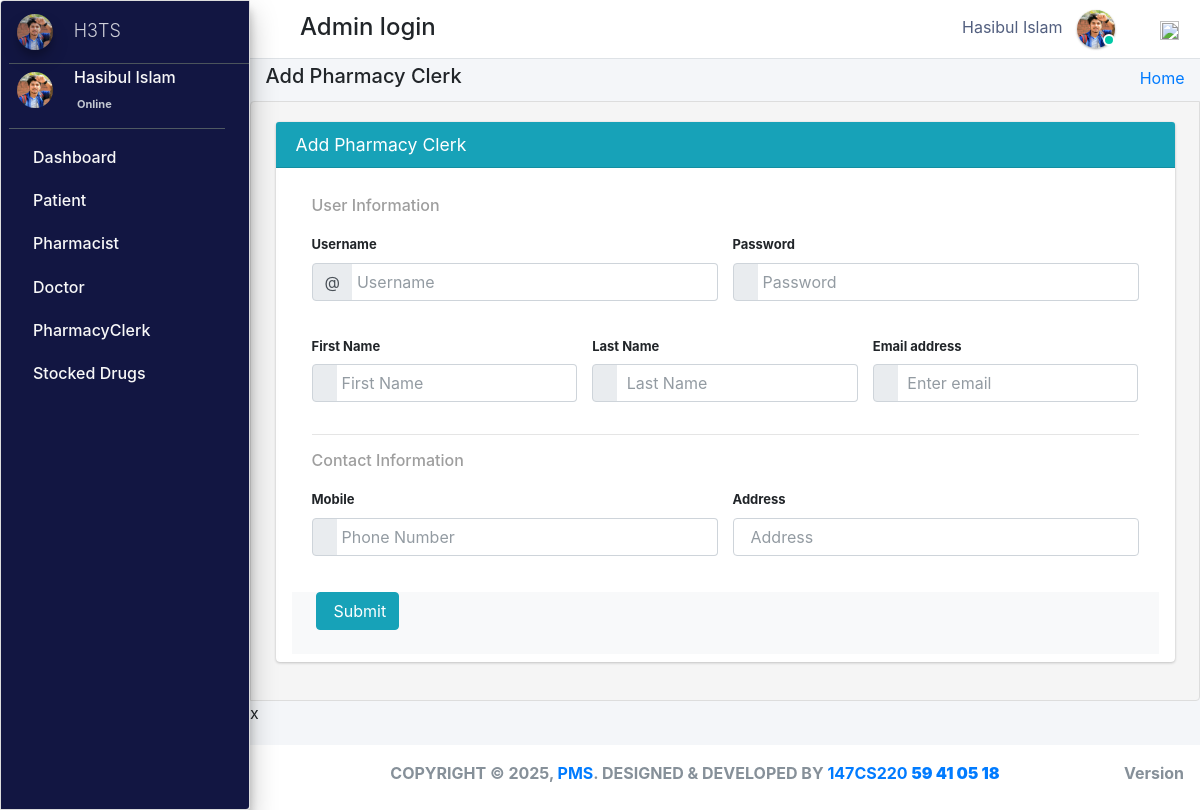
The app's page /admin_user/add_pharmacyClerk/ (signed in) with its own data.
### pharmacy/models.py (models this page shows, shortened)
class CustomUser(AbstractUser):
    groups = models.ManyToManyField(
        'auth.Group',
        related_name='customuser_groups',  # Updated related_name to avoid clash
        blank=True,
        help_text='The groups this user belongs to. A user will get all permissions granted to each of their groups.',
        verbose_name='groups'
    )
    user_permissions = models.ManyToManyField(
        'auth.Permission',
        related_name='customuser_user_permissions',  # Updated related_name to avoid clash
        blank=True,
        help_text='Specific permissions for this user.',
        verbose_name='user permissions'
    )
    user_type_data = ((1, "AdminHOD"), (2, "Pharmacist"), (3, "Doctor"), (4, "PharmacyClerk"),(5, "Patients"))
    user_type = models.CharField(default=1, choices=user_type_data, max_length=10)

class AdminHOD(models.Model):
    gender_category=(
        ('Male','Male'),
        ('Female','Female'),
    )
    admin = models.OneToOneField(CustomUser,null=True, on_delete = models.CASCADE)
    emp_no= models.CharField(max_length=100,null=True,blank=True)
    gender=models.CharField(max_length=100,null=True,choices=gender_category)
    mobile=models.CharField(max_length=10,null=True,blank=True)
    address=models.CharField(max_length=300,null=True,blank=True)
    profile_pic=models.ImageField(default="admin.png",null=True,blank=True)
    created_at = models.DateTimeField(auto_now_add=True)
    updated_at = models.DateTimeField(auto_now=True)
    date_employed=models.DateTimeField(auto_now_add=True, auto_now=False)
    objects = models.Manager()

### pharmacy/HODViews.py (the view, shortened to what this page needs)
# urls.py: path('admin_user/add_pharmacyClerk/',HODViews.createPharmacyClerk,name='add_pharmacyClerk'),
def createPharmacyClerk(request):
    context = {
    "title":"Add Pharmacy Clerk"
}
    return render(request,'hod_templates/add_pharmacyClerk.html',context)

### pharmacy/LoginCheckMiddleWare.py (called while the page is built, shortened)
    def process_view(self, request, view_func, view_args, view_kwargs):
        modulename = view_func.__module__
        user = request.user
        if user.is_authenticated:
            if user.user_type == "1":
                if modulename == "pharmacy.HODViews":
                    pass
                elif modulename == "":
                    pass
                elif modulename == "pharmacy.views" or modulename == "django.views.static":
                    pass
                else:
                    pass
            else:
                return redirect("login")

### pharmacy/templates/hod_templates/add_pharmacyClerk.html (shortened to what this page needs)
{% extends 'hod_templates/base_template.html'%} {% block page_title %}
<h5>{{title}}</h5>
{% endblock page_title %} {% block main_content %}
<section class="content">
    <div class="row">
        <div class="col-md-12 px-4">
            <div class="card card-info">
                <div class="card-header ">
                    <h3 class="card-title ">{{title}}</h3>
                </div>
                <form method="POST" style="font-size:13px;" class='px-3 py-2'>
                    <div class="card-body deco">
                        <h5>User Information</h5>
                        <div class="row">
                            <div class="col-md-6">
                                <div class="form-group">
                                    <label>Username</label>
                                    <div class="input-group">
                                        <span class="input-group-prepend">
								<span class="input-group-text">@</span>
                                        </span>
                                        <input type="text" class="form-control" name="username" placeholder="Username" id="id_username">
                                    </div>
                                </div>
                            </div>
                            <div class="col-md-6">
                                <div class="form-group">
                                    <label>Password</label>
                                    <div class="input-group">
                                        <span class="input-group-prepend">
								<span class="input-group-text">
								</span>
                                        </span>
                                        <input type="password" class="form-control" name="password" placeholder="Password">
                                    </div>
                                </div>
                            </div>
                        </div>
                        <div class="row">
                            <div class="col-md-4">
                                <div class="form-group">
                                    <label>First Name</label>
                                    <div class="input-group">
                                        <span class="input-group-prepend">
								<span class="input-group-text">
								</span>
                                        </span>
                                        <input type="text" class="form-control" name="first_name" placeholder="First Name">
                                    </div>
                                </div>
                            </div>
                            <div class="col-md-4">
                                <div class="form-group">
                                    <label>Last Name</label>
                                    <div class="input-group">
                                        <span class="input-group-prepend">
								<span class="input-group-text">
								</span>
                                        </span>
                                        <input type="text" class="form-control" name="last_name" placeholder=" Last Name">
                                    </div>
                                </div>
                            </div>
                            <div class="col-md-4">
                                <div class="form-group">
                                    <label>Email address</label>
                                    <div class="input-group">
                                        <span class="input-group-prepend">
								<span class="input-group-text">
								</span>
                                        </span>
                                        <input type="email" class="form-control" name="email" placeholder=" Enter email" id="id_email">
                                    </div>
                                </div>
                            </div>
                        </div>
                        <hr>
                        <h5>Contact Information</h5>
                        <div class="row">
                            <div class="col-md-6">
                                <div class="form-group">
                                    <label>Mobile</label>
                                    <div class="input-group">
                                        <span class="input-group-prepend">
								<span class="input-group-text">
								</span>
                                        </span>
                                        <input type="text" class="form-control" name="mobile" placeholder="Phone Number">
                                    </div>
                                </div>
                            </div>
                            <div class="col-md-6">
                                <div class="form-group">
                                    <label>Address</label>
                                    <input type="text" class="form-control" name="address" placeholder="Address">
                                </div>
                            </div>
                        </div>
                    </div>
                    <div class="bg-light">
                        <input type="button" class="btn btn-info ml-4 mb-4" data-toggle="modal" data-target=".bd-example-modal-sm" value="Submit">
                </form>
                </div>
            </div>
        </div>
</section>
x{% endblock main_content %}

### pharmacy/templates/hod_templates/base_template.html (shortened to what this page needs)
{% extends 'base_file.html' %} {% block htm %}
<body class="hold-transition sidebar-mini layout-fixed">
    <div class="wrapper">
        <nav class="main-header navbar navbar-expand navbar-white navbar-light">
            <ul class="navbar-nav">
                <li class="nav-item">
                    <a class="nav-link" data-widget="pushmenu" href="#" role="button"></a>
                </li>
            </ul>
            <h4 style="margin-left: 10px; margin-top: 5px;">Admin login </h4>
            <ul class="navbar-nav ml-auto">
                <li class="mx-3">
                    <a href="#" class="sm-submenu-with-image a">
                        <span>{{user.first_name}}  {{user.last_name}}</span>
                        <img src="{{request.user.adminhod.profile_pic.url}}" class="img-circle elevation-1" width="38" height="38" alt="">
                        <span class="avatar-status avatar-sm-status avatar-status-success"></span>
                    </a>
                </li>
                <li class="nav-item dropdown ml-3 low">
                    <a href="#" class="btn btn-outlined btn-black text-muted bg-transparent " data-toggle="dropdown" aria-expanded="false" data-wow-delay="0.7s"><img src="https://img.icons8.com/ios/50/000000/settings.png" width="19" height="19">
                    </a>
                </li>
            </ul>
        </nav>
        {% include 'hod_templates/sidebar.html'%}
        <div class="content-wrapper">
            <div class="content-header">
                <div class="container-fluid">
                    <div class="row ">
                        <div class="col-sm-6">
                            <h1 class="m-0 text-dark">
                                {% block page_title %} {% endblock page_title %}
                            </h1>
                        </div>
                        <div class="col-sm-6 ">
                            <ol class="breadcrumb float-sm-right">
                                <li class="breadcrumb-item"><a href="">Home</a></li>
                            </ol>
                        </div>
                    </div>
                </div>
            </div>
            {% block main_content %} {% endblock main_content %}
        </div>
        {% include 'hod_templates/footer.html'%}
    </div>
    {% endblock htm %}

### pharmacy/templates/hod_templates/sidebar.html (shortened to what this page needs)
<aside class="main-sidebar sidebar-dark-primary elevation-4">
    <a href="" class="brand-link ml-2">
        <img src="{{request.user.adminhod.profile_pic.url}}" alt="" width="36" height="36" class=" img-circle elevation-3" style="opacity: .8">
        <span class="brand-text font-weight-light mt-1 ml-3 mmust">H3TS</span>
    </a>
    <div class="sidebar">
        <div class="user-panel mr-3">
            <div class="pull-left image sm-submenu-with-image a ml-2 ">
                <img src="{{request.user.adminhod.profile_pic.url}}" class="img-circle mt-2" width="36" height="36" alt="User Image">
            </div>
            <div class="pull-left info">
                <p>{{user.first_name}} {{user.last_name}}</p>
                <a href="#"> Online</a>
            </div>
        </div>
        <nav class="mt-2">
            <ul class="nav nav-pills nav-sidebar flex-column" data-widget="treeview" role="menu" data-accordion="false">
                <li class="nav-item">
                    <a href="{% url  'admin_dashboard' %}" class="nav-link">
                        <p>
                            Dashboard
                        </p>
                    </a>
                </li>
                <li class="nav-item">
                    <a href="#" class="nav-link">
                        <p>
                            Patient
                        </p>
                    </a>
                </li>
                <li class="nav-item">
                    <a href="#" class="nav-link">
                        <p>
                            Pharmacist
                        </p>
                    </a>
                </li>
                <li class="nav-item">
                    <a href="#" class="nav-link">
                        <p>
                            Doctor
                        </p>
                    </a>
                </li>
                <li class="nav-item">
                    <a href="#" class="nav-link">
                        <p>
                            PharmacyClerk
                        </p>
                    </a>
                </li>
                <li class="nav-item">
                    <a href="#" class="nav-link">
                        <p>
                            Stocked Drugs
                        </p>
                    </a>
                </li>
            </ul>
        </nav>
    </div>
</aside>

### static/css/main.css (style rules this page uses)
html { font-family: sans-serif; line-height: 1.15; -webkit-text-size-adjust: 100%; -webkit-tap-highlight-color: transparent; }
body { overflow-y: hidden; overflow-x: hidden; font-family: -apple-system, BlinkMacSystemFont, "Segoe UI", Roboto, "Helvetica Neue", Arial, "Noto Sans", sans-serif, "Apple Color Emoji", "Segoe UI Emoji", "Segoe UI Symbol", "Noto Color Emoji" !important; }
.content { background-color: #f5f5f5; border: 1px solid #dddddd; border-radius: 4px 0px 4px 0px; left: -1px; padding: 10px 7px 5px; }
.main-sidebar { background: #ffffff; border: 1px solid #dddddd; border-radius: 4px 0px 4px 0px; font-weight: bold; }
.content { height: 75vh; overflow-y: scroll; overflow-x: hidden; }
.content .row { margin-top: 20px !important; }
.main-sidebar { background-color: #121642 !important; color: white !important; }
.main-sidebar p { color: #f8f8f8 !important; font-weight: 500 !important }
.avatar-status { position: absolute; bottom: 12px; right: 75.4px; display: -ms-inline-flexbox; display: inline-flex; -ms-flex-negative: 0; flex-shrink: 0; -ms-flex-pack: center; justify-content: center; -ms-flex-align: center; align-items: center; white-space: nowrap; text-align: center; vertical-align: baseline; font-weight: 600; border: .125rem solid #fff; width: 12px; height: 12px; line-height: 1; font-size: .71094rem; border-radius: 50%; }
.avatar-status-success { color: #fff; background-color: #00c9a7; }
.pull-left { float: left; }
.pull-left { float: left!important; }
.user-panel>.info { padding: 5px 5px 5px 15px; line-height: 1; position: absolute; left: 55px; }
.user-panel>.info>p { font-weight: 600; margin-bottom: 9px; }
p { margin: 0 0 10px; }
.user-panel { padding-bottom: 20px; }
.user-panel:after { clear: both; }
.user-panel:before, .user-panel:after { content: " "; display: table; }
.user-panel>.info>a { text-decoration: none; padding-right: 5px; margin-top: 3px; font-size: 11px; overflow: hidden; white-space: nowrap; }
.mmust { overflow: hidden; white-space: nowrap; font-size: 18px; }
.mb-4, .my-4 { margin-bottom: 1rem !important; }
.container-fluid { width: 100%; padding-right: 15px; padding-left: 15px; margin-right: auto; margin-left: auto; }
.row { display: flex; flex-wrap: wrap; margin-right: -15px; margin-left: -15px; }
.pl-4, .px-4 { padding-left: 1rem !important; }
.pr-4, .px-4 { padding-right: 1rem !important; }
input { text-indent: 5px !important; }
input::placeholder { text-indent: 5px !important; }
.deco h5 { color: rgb(158, 158, 158); font-size: 16px !important; }
.img-circle { border-radius: 50%; }
.content-wrapper .content-header { padding: 5px 0.5rem !important; }

### static/css/profile.css (style rules this page uses)
li { list-style-type: none ! }
.form-control { font-size: .875rem; }
.input-group { transition: all .15s ease; border-radius: .375rem; box-shadow: none; }
.input-group .form-control { box-shadow: none; }
.input-group .form-control:not(:first-child) { padding-left: 0; border-left: 0; }
.input-group-text { transition: all .2s cubic-bezier(.68, -.55, .265, 1.55); }
.navbar-nav span { color: #525f7f !important; margin-right: 10px !important; }
body { font-family: 'Rubik', sans-serif; height: 100% !important; }
input { text-indent: 5px !important; }
input::placeholder { text-indent: 5px !important; }
.deco h5 { color: rgb(158, 158, 158); font-size: 16px !important; }

### records on screen
CustomUser: first_name "Hasibul", last_name "Islam", user.adminhod.profile_pic (picture)

### other values on screen
{{ title }} "Add Pharmacy Clerk"
